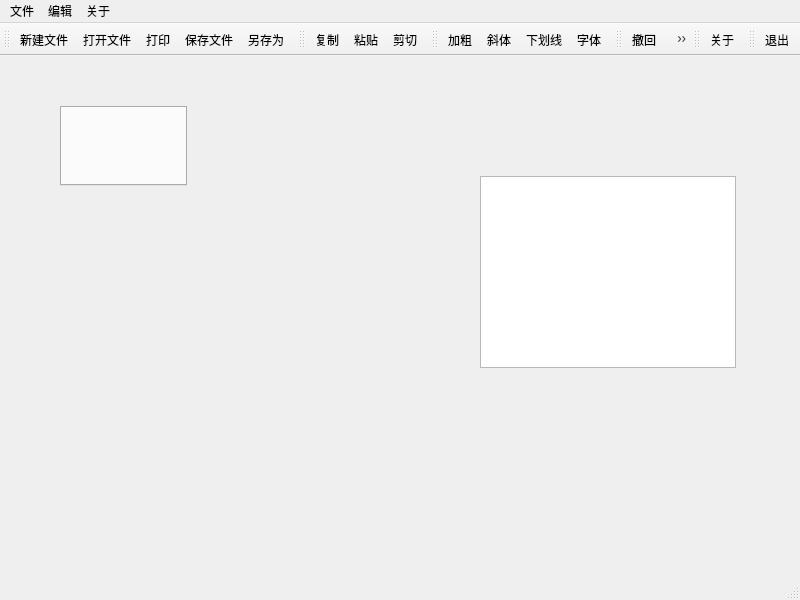
<?xml version="1.0" encoding="UTF-8"?>
<ui version="4.0">
 <class>MainWindow</class>
 <widget class="QMainWindow" name="MainWindow">
  <property name="geometry">
   <rect>
    <x>0</x>
    <y>0</y>
    <width>800</width>
    <height>600</height>
   </rect>
  </property>
  <property name="windowTitle">
   <string>MainWindow</string>
  </property>
  <widget class="QWidget" name="centralwidget">
   <widget class="QTextEdit" name="textEdit">
    <property name="geometry">
     <rect>
      <x>480</x>
      <y>120</y>
      <width>256</width>
      <height>192</height>
     </rect>
    </property>
   </widget>
   <widget class="QTabWidget" name="tabWidget">
    <property name="geometry">
     <rect>
      <x>60</x>
      <y>50</y>
      <width>127</width>
      <height>80</height>
     </rect>
    </property>
    <property name="tabShape">
     <enum>QTabWidget::Triangular</enum>
    </property>
    <property name="currentIndex">
     <number>-1</number>
    </property>
   </widget>
  </widget>
  <widget class="QMenuBar" name="menubar">
   <property name="geometry">
    <rect>
     <x>0</x>
     <y>0</y>
     <width>800</width>
     <height>21</height>
    </rect>
   </property>
   <widget class="QMenu" name="menu">
    <property name="title">
     <string>文件</string>
    </property>
    <widget class="QMenu" name="recent">
     <property name="title">
      <string>最近打开</string>
     </property>
    </widget>
    <addaction name="action_new"/>
    <addaction name="action_open"/>
    <addaction name="separator"/>
    <addaction name="recent"/>
    <addaction name="action_save"/>
    <addaction name="action_save_as"/>
    <addaction name="separator"/>
    <addaction name="action_print"/>
    <addaction name="separator"/>
    <addaction name="action_exit"/>
   </widget>
   <widget class="QMenu" name="menu_2">
    <property name="title">
     <string>编辑</string>
    </property>
    <addaction name="action_copy"/>
    <addaction name="action_paste"/>
    <addaction name="action_cut"/>
    <addaction name="separator"/>
    <addaction name="action_bold"/>
    <addaction name="action_italic"/>
    <addaction name="action_underline"/>
    <addaction name="separator"/>
    <addaction name="action_font"/>
   </widget>
   <widget class="QMenu" name="menu_3">
    <property name="title">
     <string>关于</string>
    </property>
    <addaction name="action_about"/>
   </widget>
   <addaction name="menu"/>
   <addaction name="menu_2"/>
   <addaction name="menu_3"/>
  </widget>
  <widget class="QStatusBar" name="statusbar"/>
  <widget class="QToolBar" name="toolBar">
   <property name="windowTitle">
    <string>toolBar</string>
   </property>
   <attribute name="toolBarArea">
    <enum>TopToolBarArea</enum>
   </attribute>
   <attribute name="toolBarBreak">
    <bool>false</bool>
   </attribute>
   <addaction name="action_new"/>
   <addaction name="action_open"/>
   <addaction name="action_print"/>
   <addaction name="action_save"/>
   <addaction name="action_save_as"/>
  </widget>
  <widget class="QToolBar" name="toolBar_2">
   <property name="windowTitle">
    <string>toolBar_2</string>
   </property>
   <attribute name="toolBarArea">
    <enum>TopToolBarArea</enum>
   </attribute>
   <attribute name="toolBarBreak">
    <bool>false</bool>
   </attribute>
   <addaction name="action_copy"/>
   <addaction name="action_paste"/>
   <addaction name="action_cut"/>
  </widget>
  <widget class="QToolBar" name="toolBar_3">
   <property name="windowTitle">
    <string>toolBar_3</string>
   </property>
   <attribute name="toolBarArea">
    <enum>TopToolBarArea</enum>
   </attribute>
   <attribute name="toolBarBreak">
    <bool>false</bool>
   </attribute>
   <addaction name="action_bold"/>
   <addaction name="action_italic"/>
   <addaction name="action_underline"/>
   <addaction name="action_font"/>
  </widget>
  <widget class="QToolBar" name="toolBar_4">
   <property name="windowTitle">
    <string>toolBar_4</string>
   </property>
   <attribute name="toolBarArea">
    <enum>TopToolBarArea</enum>
   </attribute>
   <attribute name="toolBarBreak">
    <bool>false</bool>
   </attribute>
   <addaction name="action_undo"/>
   <addaction name="action_redo"/>
  </widget>
  <widget class="QToolBar" name="toolBar_5">
   <property name="windowTitle">
    <string>toolBar_5</string>
   </property>
   <attribute name="toolBarArea">
    <enum>TopToolBarArea</enum>
   </attribute>
   <attribute name="toolBarBreak">
    <bool>false</bool>
   </attribute>
   <addaction name="action_about"/>
  </widget>
  <widget class="QToolBar" name="toolBar_6">
   <property name="windowTitle">
    <string>toolBar_6</string>
   </property>
   <attribute name="toolBarArea">
    <enum>TopToolBarArea</enum>
   </attribute>
   <attribute name="toolBarBreak">
    <bool>false</bool>
   </attribute>
   <addaction name="action_exit"/>
  </widget>
  <action name="action_new">
   <property name="icon">
    <iconset resource="../../images.qrc">
     <normaloff>:/images/new.png</normaloff>:/images/new.png</iconset>
   </property>
   <property name="text">
    <string>新建文件</string>
   </property>
   <property name="shortcut">
    <string>Ctrl+N</string>
   </property>
  </action>
  <action name="action_open">
   <property name="icon">
    <iconset resource="../../images.qrc">
     <normaloff>:/images/open.png</normaloff>:/images/open.png</iconset>
   </property>
   <property name="text">
    <string>打开文件</string>
   </property>
   <property name="shortcut">
    <string>Ctrl+O</string>
   </property>
  </action>
  <action name="action_save">
   <property name="icon">
    <iconset resource="../../images.qrc">
     <normaloff>:/images/save.png</normaloff>:/images/save.png</iconset>
   </property>
   <property name="text">
    <string>保存文件</string>
   </property>
   <property name="shortcut">
    <string>Ctrl+S</string>
   </property>
  </action>
  <action name="action_save_as">
   <property name="icon">
    <iconset resource="../../images.qrc">
     <normaloff>:/images/save_as.png</normaloff>:/images/save_as.png</iconset>
   </property>
   <property name="text">
    <string>另存为</string>
   </property>
   <property name="shortcut">
    <string>Ctrl+Shift+S</string>
   </property>
  </action>
  <action name="action_paste">
   <property name="icon">
    <iconset resource="../../images.qrc">
     <normaloff>:/images/paste.png</normaloff>:/images/paste.png</iconset>
   </property>
   <property name="text">
    <string>粘贴</string>
   </property>
   <property name="shortcut">
    <string>Ctrl+V</string>
   </property>
  </action>
  <action name="action_cut">
   <property name="icon">
    <iconset resource="../../images.qrc">
     <normaloff>:/images/cut.png</normaloff>:/images/cut.png</iconset>
   </property>
   <property name="text">
    <string>剪切</string>
   </property>
   <property name="shortcut">
    <string>Ctrl+X</string>
   </property>
  </action>
  <action name="action_copy">
   <property name="icon">
    <iconset resource="../../images.qrc">
     <normaloff>:/images/copy.png</normaloff>:/images/copy.png</iconset>
   </property>
   <property name="text">
    <string>复制</string>
   </property>
   <property name="shortcut">
    <string>Ctrl+C</string>
   </property>
  </action>
  <action name="action_bold">
   <property name="checkable">
    <bool>true</bool>
   </property>
   <property name="icon">
    <iconset resource="../../images.qrc">
     <normaloff>:/images/bold.png</normaloff>:/images/bold.png</iconset>
   </property>
   <property name="text">
    <string>加粗</string>
   </property>
   <property name="shortcut">
    <string>Ctrl+B</string>
   </property>
  </action>
  <action name="action_italic">
   <property name="checkable">
    <bool>true</bool>
   </property>
   <property name="icon">
    <iconset resource="../../images.qrc">
     <normaloff>:/images/italic.png</normaloff>:/images/italic.png</iconset>
   </property>
   <property name="text">
    <string>斜体</string>
   </property>
   <property name="shortcut">
    <string>Ctrl+I</string>
   </property>
  </action>
  <action name="action_underline">
   <property name="checkable">
    <bool>true</bool>
   </property>
   <property name="icon">
    <iconset resource="../../images.qrc">
     <normaloff>:/images/underline.png</normaloff>:/images/underline.png</iconset>
   </property>
   <property name="text">
    <string>下划线</string>
   </property>
   <property name="shortcut">
    <string>Ctrl+U</string>
   </property>
  </action>
  <action name="action_font">
   <property name="icon">
    <iconset resource="../../images.qrc">
     <normaloff>:/images/font.png</normaloff>:/images/font.png</iconset>
   </property>
   <property name="text">
    <string>字体</string>
   </property>
   <property name="shortcut">
    <string>Ctrl+Shift+F</string>
   </property>
  </action>
  <action name="action_about">
   <property name="icon">
    <iconset resource="../../images.qrc">
     <normaloff>:/images/info.png</normaloff>:/images/info.png</iconset>
   </property>
   <property name="text">
    <string>关于</string>
   </property>
   <property name="shortcut">
    <string>Ctrl+Shift+I</string>
   </property>
  </action>
  <action name="action_undo">
   <property name="icon">
    <iconset resource="../../images.qrc">
     <normaloff>:/images/edit_undo.png</normaloff>:/images/edit_undo.png</iconset>
   </property>
   <property name="text">
    <string>撤回</string>
   </property>
   <property name="shortcut">
    <string>Ctrl+Z</string>
   </property>
  </action>
  <action name="action_redo">
   <property name="icon">
    <iconset resource="../../images.qrc">
     <normaloff>:/images/edit_redo.png</normaloff>:/images/edit_redo.png</iconset>
   </property>
   <property name="text">
    <string>取消撤回</string>
   </property>
   <property name="shortcut">
    <string>Ctrl+Shift+Z</string>
   </property>
  </action>
  <action name="action_exit">
   <property name="icon">
    <iconset resource="../../images.qrc">
     <normaloff>:/images/exit.png</normaloff>:/images/exit.png</iconset>
   </property>
   <property name="text">
    <string>退出</string>
   </property>
   <property name="shortcut">
    <string>Esc</string>
   </property>
  </action>
  <action name="action_print">
   <property name="icon">
    <iconset resource="../../images.qrc">
     <normaloff>:/images/print.png</normaloff>:/images/print.png</iconset>
   </property>
   <property name="text">
    <string>打印</string>
   </property>
   <property name="shortcut">
    <string>Ctrl+P</string>
   </property>
  </action>
 </widget>
 <resources>
  <include location="../../images.qrc"/>
 </resources>
 <connections/>
</ui>
